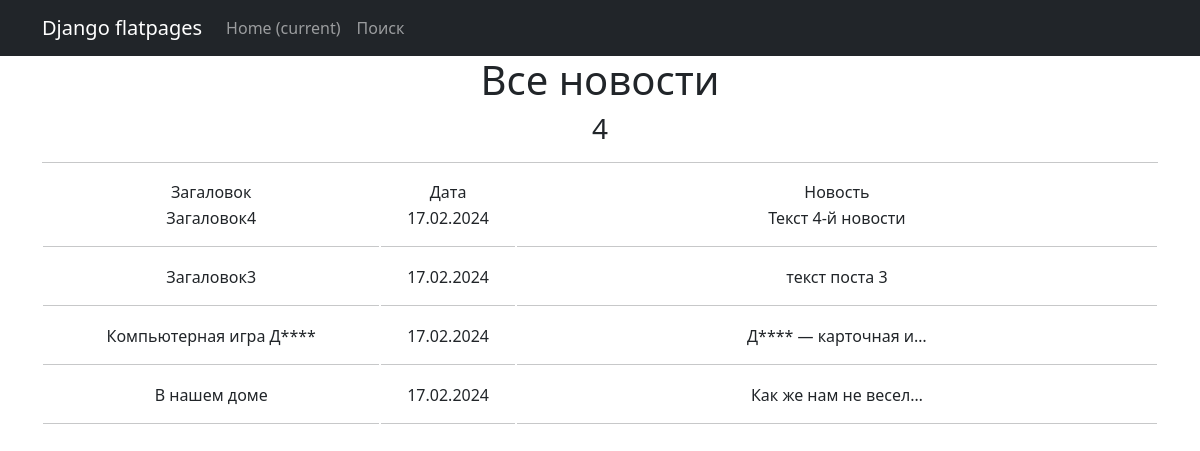
Page /home/ on the earlier database version.
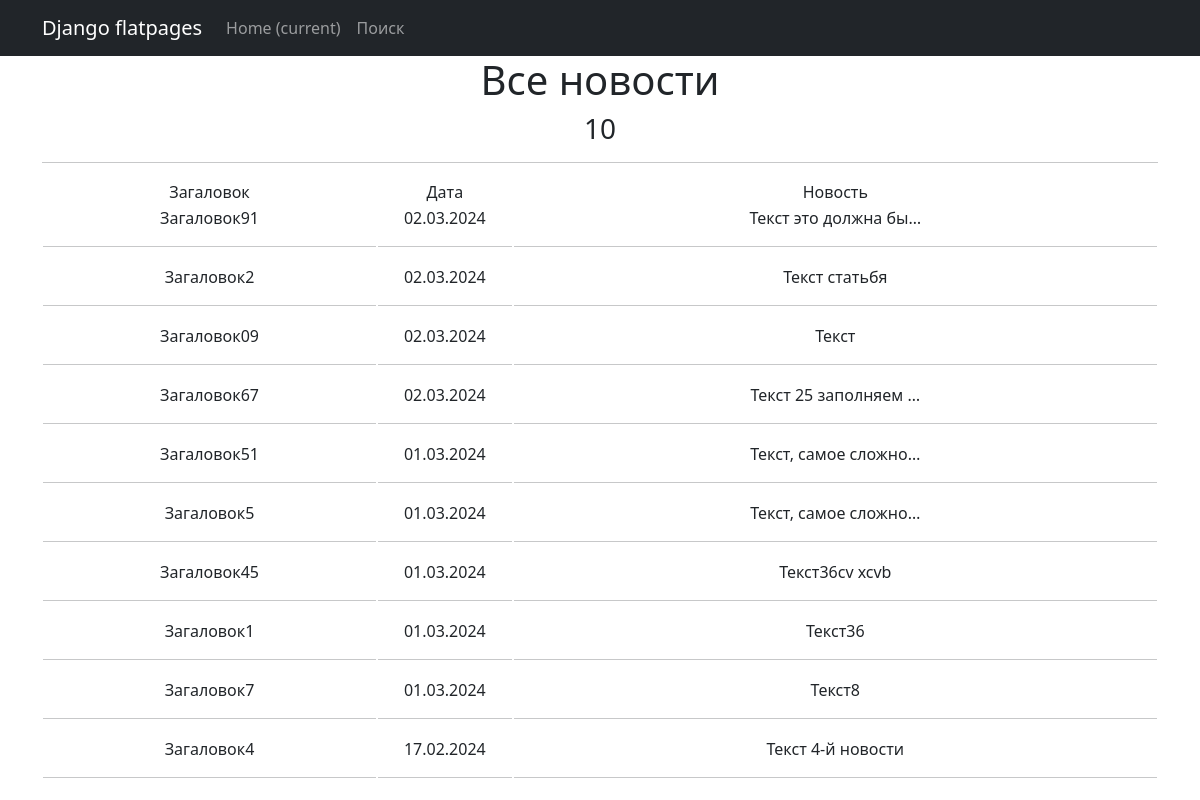
Same page on the later database version.
### news/models.py (models this page shows, shortened)
class Post(models.Model):  # Посты с связями один ко многим с авторами и многие с многим с жанрами
    art = 'AT'
    news = 'NS'
    POSITION = [
        (art, 'Статья'),
        (news, 'Новость'),
    ]
    author = models.ForeignKey(Author, on_delete=models.CASCADE, related_name='posts')
    post_type = models.CharField(max_length=2, choices=POSITION, default=art)
    post_time = models.DateTimeField(auto_now_add=True)
    category = models.ManyToManyField(Category, through='PostCategory')
    title = models.CharField(max_length=255, default='Загаловок')
    text = models.TextField(default='Текст')
    rating = models.IntegerField(default=0)

### news/views.py (the view)
# urls.py: path('', PostList.as_view()),
class PostList(ListView):
    model = Post  # Указываем модель, объекты которой мы будем выводить
    ordering = '-post_time'  # Поле, которое будет использоваться для сортировки объектов
    template_name = 'posts.html'   # Указываем имя шаблона, в котором будут все инструкции о том,
    context_object_name = 'posts'  # Это имя списка, в котором будут лежать все объекты.
    paginate_by = 10  # количество записей на странице
    def get_queryset(self):
        queryset = super().get_queryset()
        self.filterset = PostFilter(self.request.GET, queryset)
        return self.filterset.qs
    def get_context_data(self, **kwargs):
        context = super().get_context_data(**kwargs)
        context['time_now'] = datetime.utcnow()
        context['filterset'] = self.filterset
        return context

### news/templatetags/custom_filters.py (called while the page is built)
@register.filter()
def censor(text):
    text_list = text.split()
    censored_text_list = []
    bad_words = ['дурак', 'редиска']
    for word in text_list:
        clean_word = ''.join(c for c in word if c not in string.punctuation)
        if clean_word.lower() in bad_words:
            censored_word = clean_word[0] + (len(clean_word) - 1) * '*'
            censored_text_list.append(word.replace(clean_word, censored_word))
        else:
            censored_text_list.append(word)
    return ' '.join(censored_text_list)

### templates/posts.html (shortened to what this page needs)
{% extends 'flatpages/default.html' %}
{% load custom_filters %}
{% block content %}
   <h1>Все новости</h1>
   <h3>{{ posts|length }}</h3>
   <hr>
   {% if posts %}
       <table>
           <tr>
               <td width="400">Загаловок</td>
               <td width="150">Дата</td>
               <td width="800">Новость</td>
           </tr>
           {% for post in posts %}
           <tr>
               <td>{{ post.title|censor }}<hr></td>
               <td>{{ post.post_time|date:'d.m.Y' }}<hr></td>
               <td>{{ post.text|censor|truncatechars:20 }}<hr></td>
           </tr>
           {% endfor %}
       </table>
   {% else %}
       <h2>Новостей нет!</h2>
   {% endif %}
{% endblock content %}

Differences in the rows shown:
no longer on this page (row unchanged): Post: title|censor "Загаловок3", post_time "17.02.2024", text|censor "текст поста 3"
no longer on this page (row unchanged): Post: title|censor "Компьютерная игра Д****", post_time "17.02.2024", text|censor "Д**** — карточная и…"
no longer on this page (row edited): Post: title|censor "В нашем доме", post_time "17.02.2024", text|censor "Как же нам не весел…"
added Post: title|censor "Загаловок91", post_time "02.03.2024", text|censor "Текст это должна бы…"
added Post: title|censor "Загаловок2", post_time "02.03.2024", text|censor "Текст статьбя"
added Post: title|censor "Загаловок09", post_time "02.03.2024", text|censor "Текст"
added Post: title|censor "Загаловок67", post_time "02.03.2024", text|censor "Текст 25 заполняем …"
added Post: title|censor "Загаловок51", post_time "01.03.2024", text|censor "Текст, самое сложно…"
added Post: title|censor "Загаловок5", post_time "01.03.2024", text|censor "Текст, самое сложно…"
added Post: title|censor "Загаловок45", post_time "01.03.2024", text|censor "Текст36cv xcvb"
added Post: title|censor "Загаловок1", post_time "01.03.2024", text|censor "Текст36"
added Post: title|censor "Загаловок7", post_time "01.03.2024", text|censor "Текст8"
Other differences:
{{ posts|length }}: "4" → "10"
